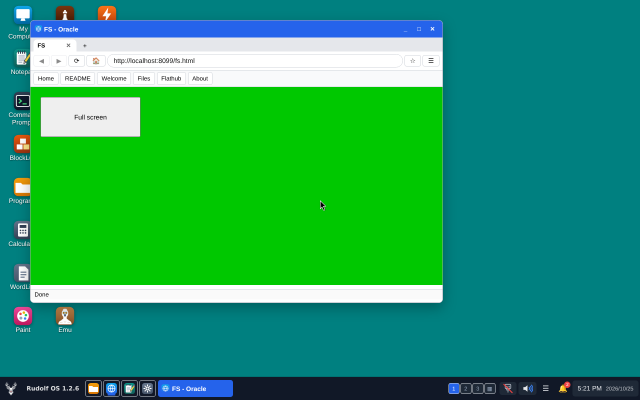
#> input picture iso/qt/shell2/r126_at.png, 1280 x 800 px (shown at 1/2 size)
$ python -i oracle_file_t.py   (imports and definitions only)
#> lines starting #> are read from the running program, lines starting #| are printed output that depends on the picture
# Rudolf OS 1.6.0 in QEMU: Oracle's pages drawn on a real release (the Vivobook, 2026-11-15: Welcome, README and an .HTML
# file from File Explorer showed a blank white page in Oracle). In Rudolf's Chromium 158 a sandboxed frame's own process
# sometimes started with stale owner properties and its page stayed blank; the desktop page now sends them again when such a
# frame has loaded (base_v24.html: frameOwnerRefresh). The newest beta (or the release in REL-DIR) starts from slot a as in
# t160 (UEFI, rudolf.debug=1 for cdp-eval), an account signs in, and Oracle opens README.TXT, WELCOME.HTM, a page in the
# account's Documents (File Explorer's opener), about:oracle and about:files, each in fresh windows and in one window one
# after another; each time the screen's pixels where the frame is say whether the page is drawn (not white). Then the
# phone-number test: a tel: link in that page, clicked with QEMU's pointer: the desktop asks how to call it.
# Only a release built with the fix passes (the betas 2026111506 and 2026111601 do not: every page blank). With TREE_PAGE=
# iso/www/index.html the release's own page is only noted, then this tree's page is put in its place in the running system
# (bound over /usr/share/rudolf/www/index.html, the desktop reloaded and signed in again) and that is what counts: the fix
# on the real system before a beta has it. Nothing is published.
#   [TREE_PAGE=PAGE] python3 oracle_file_t.py REL-DIR   (QEMU as for t160; root; QEMU_ACCEL=kvm where it can; ROUNDS=3)
import os, sys, time, re, subprocess, shutil, struct, json
HERE = os.path.dirname(os.path.abspath(__file__)); QT = os.path.dirname(HERE)
sys.path.insert(0, HERE); sys.path.insert(0, QT)
import sbvm
from guest import Guest
from ser import Ser
REL = os.path.abspath(sys.argv[1])
# [1 line not run here, left out]
def out(*a):
    s = ' '.join(str(x) for x in a); print(s, flush=True); LOG.write(s + '\n'); LOG.flush()
def ok(n, c, d=''):
    R.append(bool(c)); out(('PASS ' if c else 'FAIL ') + n + (' - ' + str(d)[:1500] if d != '' and not c else ''))
# [1 line not run here, left out]
DMB = 2000; DRV = os.path.abspath('intof.img'); MEM = int(os.environ.get('MEM', '3072')); ROUNDS = int(os.environ.get('ROUNDS', '3'))
TREE = os.environ.get('TREE_PAGE', ''); WWWP = '/usr/share/rudolf/www/index.html'
# [1 line not run here, left out]

# [52 lines left out: functions make_drive, boot, signin, not called in this run]

# the shown frame of the newest Oracle window: where it is (CSS pixels of the page), its sandbox, the window's address
FRAME = ("JSON.stringify((()=>{const W=wins.filter(w=>w.body&&w.body.querySelector('.otabs')).pop();if(!W)return{err:'no Oracle window'};"
         "const fr=[...W.body.querySelectorAll('.fh iframe')].find(f=>f.style.display=='block');if(!fr)return{err:'no frame shown'};const r=fr.getBoundingClientRect();"
         "const e=document.elementFromPoint(r.x+r.width/2,r.y+r.height/2);"
         "return{t:W.el.innerText.split('\\n')[0].slice(0,40),rect:[r.x,r.y,r.width,r.height],iw:innerWidth,ih:innerHeight,sb:fr.getAttribute('sandbox'),cd:fr.contentDocument===null,ad:W.body.querySelector('.ad').value,top:e===fr?'frame':e?e.tagName+'.'+String(e.className).slice(0,30):null}})())")

def sketch(png, cols=80, rows=25):
    """the screen in characters (darker: denser), for the log: the screenshots cannot always be looked at"""
#> called with png = '../shell2/r126_at.png', cols = 80, rows = 25
    from PIL import Image
    im = Image.open(png).convert('L').resize((cols, rows)); ch = ' .:-=+*#%@'
#> after `im = Image.open(png).convert('L').resize((cols, rows))`:
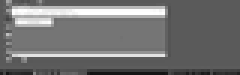
#> im: PIL image 80x25 L (shown 3 times larger); min 19, max 255, mean 115.1
    return '\n'.join(''.join(ch[min(9, (255 - im.getpixel((x, y))) * 10 // 256)] for x in range(cols)) for y in range(rows))

# [47 lines left out: functions drawn, checks, not called in this run]

CALL = ('<!doctype html><title>Call test</title><body style="font:16px Arial;margin:0">'
        '<a id="c" href="tel:5551234567" style="display:block;padding:120px 20px;font-size:28px;background:#fef3c7">Call this number</a></body>')
# [1 line not run here, left out]
vm = None
# [39 lines not run here, left out]

>>> result = sketch('../shell2/r126_at.png')
